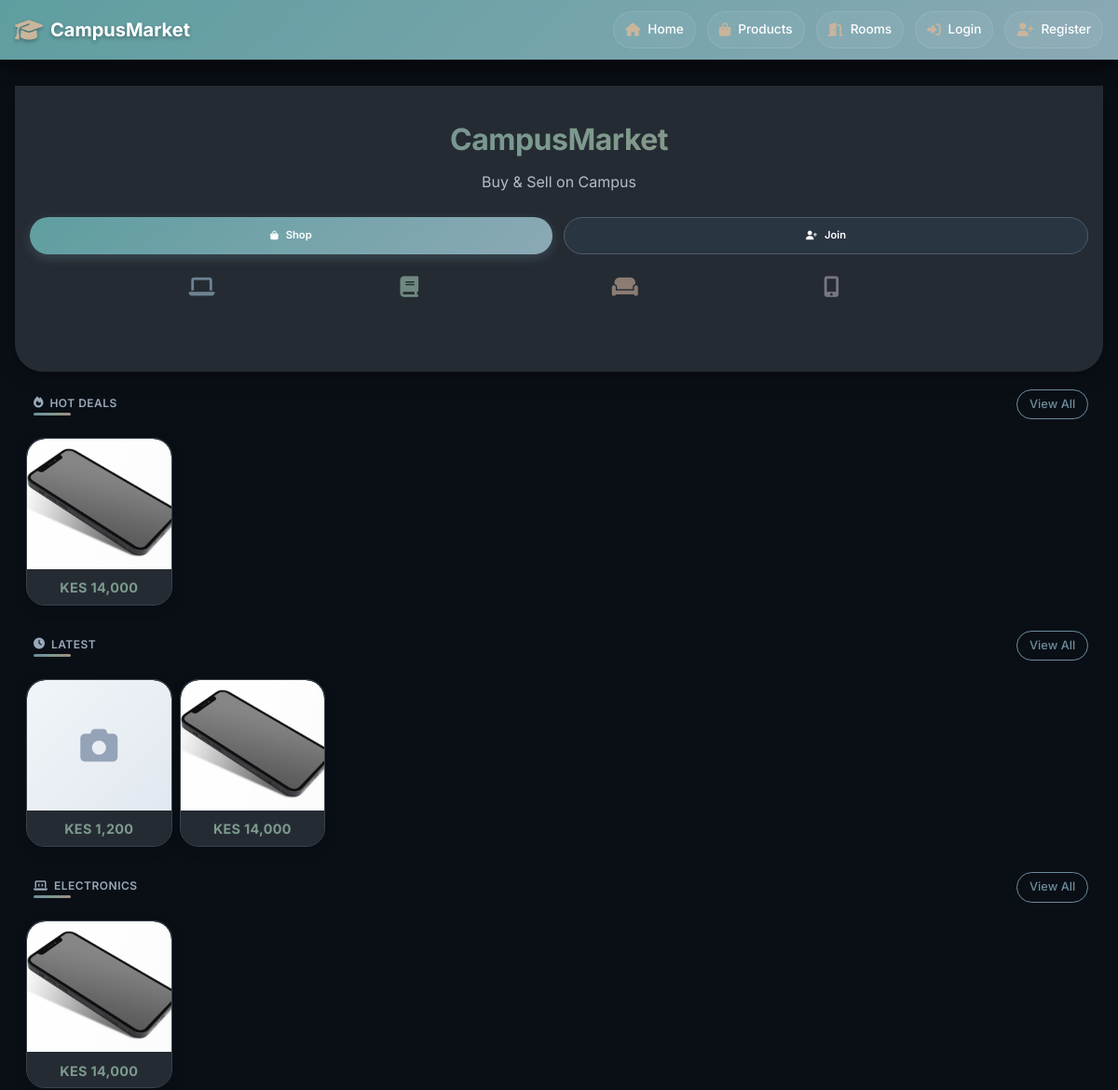
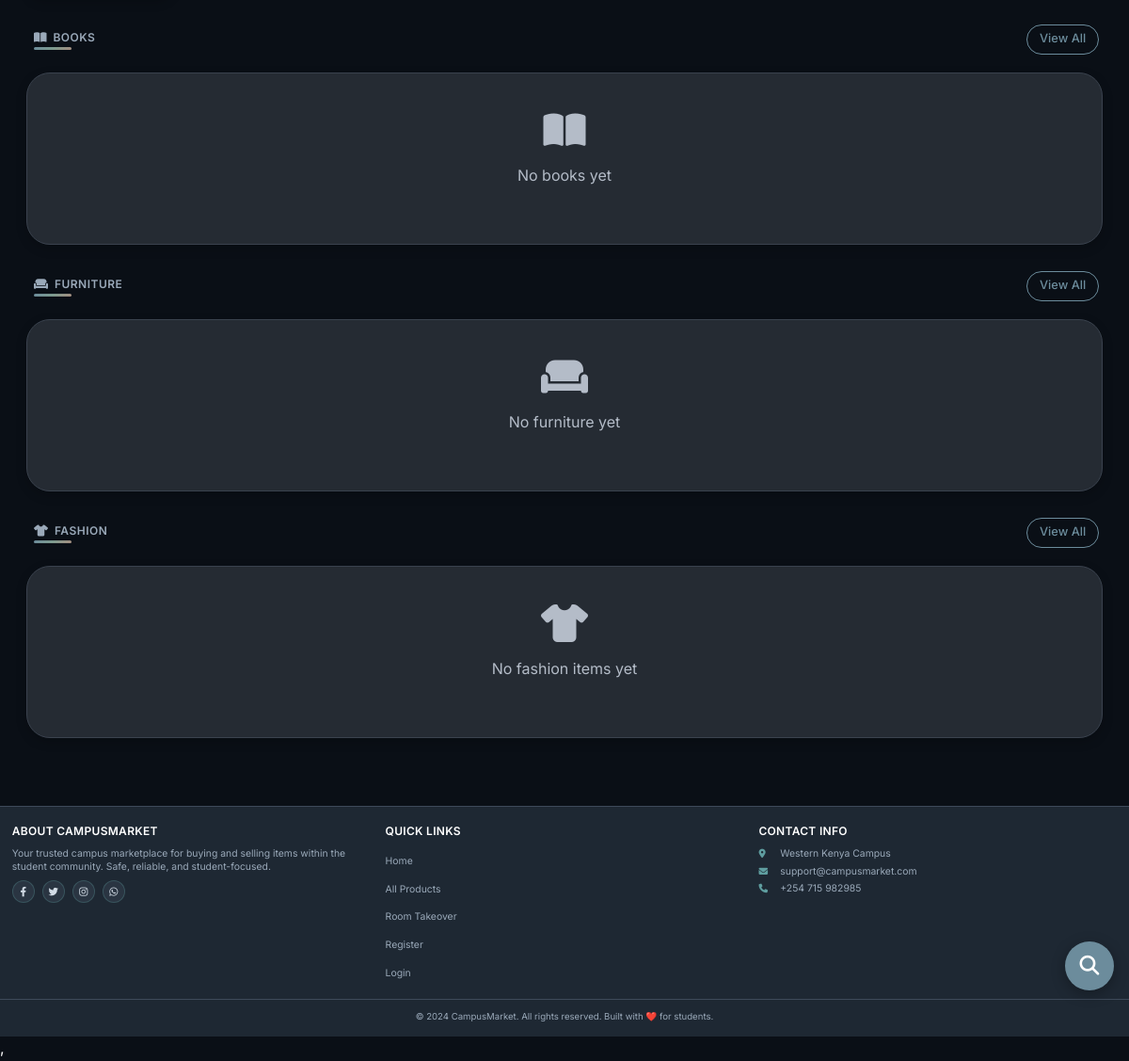
Before: / with the older database file (2 pictures, top to bottom).
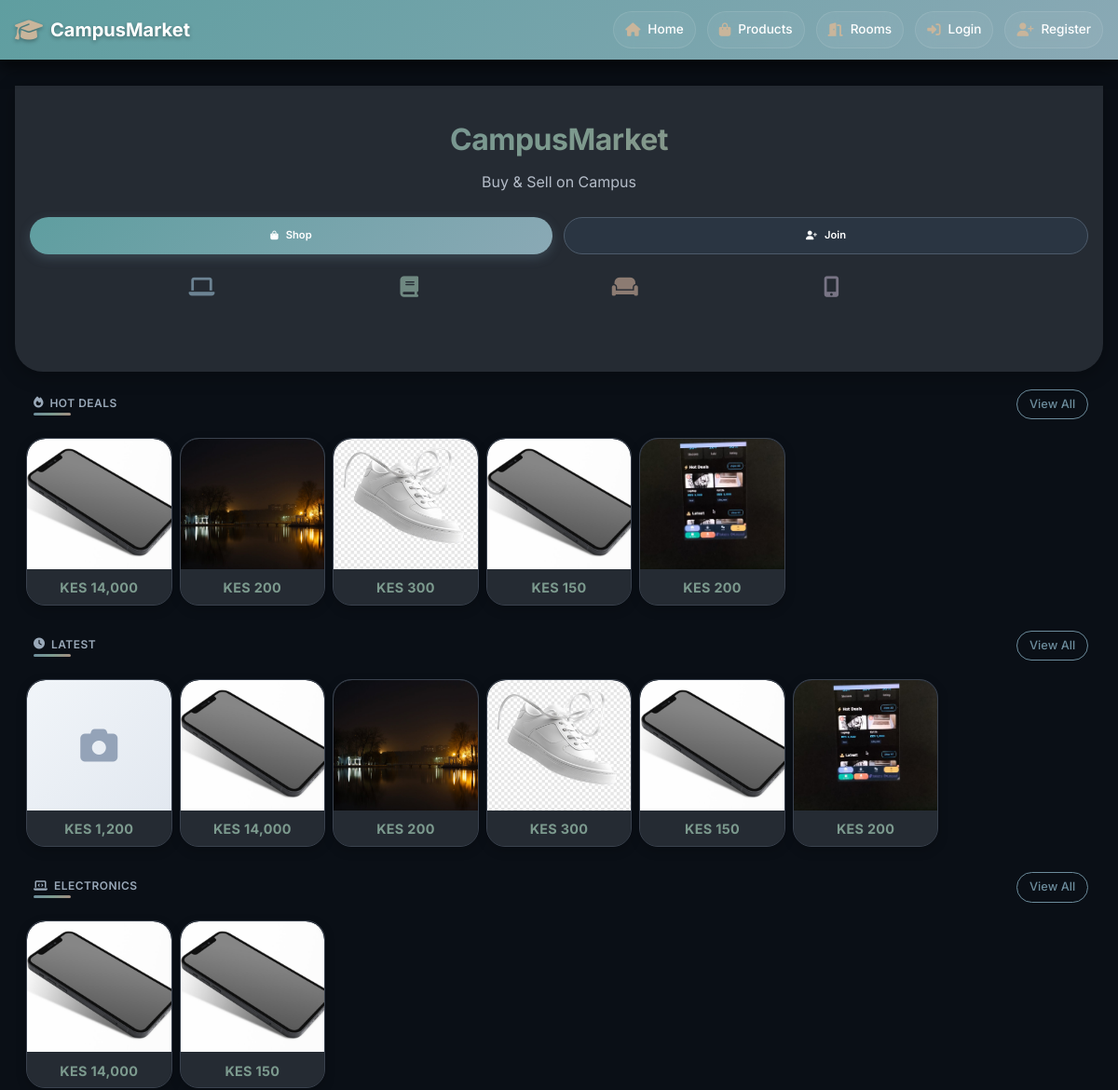
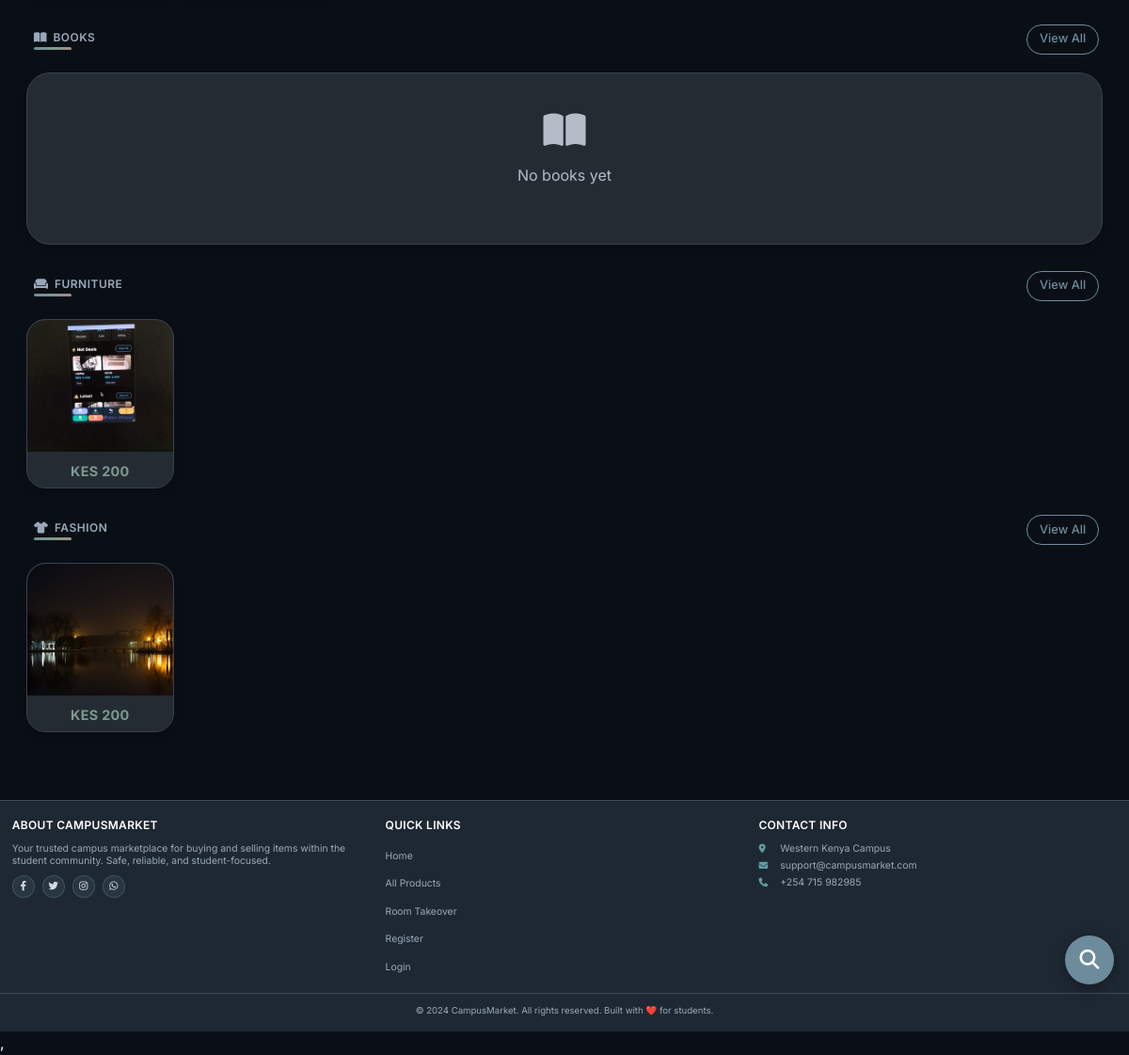
After: the same page with the newer database file (2 pictures, top to bottom).
### app/models.py (models this page shows, shortened)
class Product(db.Model):
    __tablename__ = 'products'
    id = db.Column(db.Integer, primary_key=True)
    title = db.Column(db.String(100), nullable=False)
    description = db.Column(db.Text)
    price = db.Column(db.Float, nullable=False)
    condition = db.Column(db.String(20))
    contact_info = db.Column(db.Text)
    is_fast_moving = db.Column(db.Boolean, default=False)
    is_active = db.Column(db.Boolean, default=True)
    is_sold = db.Column(db.Boolean, default=False)
    Token = db.Column(db.Float, nullable=False)
    category_id = db.Column(db.Integer, db.ForeignKey('categories.id'), nullable=False)
    seller_id = db.Column(db.Integer, db.ForeignKey('users.id'), nullable=False)
    image_group_id = db.Column(db.Integer, db.ForeignKey('product_image_groups.id'), nullable=True)
    created_at = db.Column(db.DateTime, default=datetime.utcnow)
    updated_at = db.Column(db.DateTime, default=datetime.utcnow, onupdate=datetime.utcnow)
    hostel_name = db.Column(db.String(100), nullable=False, default='')
    location = db.Column(db.String(100), nullable=False, default='')
    leave_date = db.Column(db.DateTime, nullable=False, default=datetime.utcnow)
    room_type = db.Column(db.String(20), default='single')
    deposit = db.Column(db.Float, default=0)
    commission_percentage = db.Column(db.Float, default=0)
    is_commission_listing = db.Column(db.Boolean, default=False)
    status = db.Column(db.String(20), default='available')
    agreement_user_id = db.Column(db.Integer, db.ForeignKey('users.id'), nullable=True)
    agreement_expires_at = db.Column(db.DateTime, nullable=True)
    booked_at = db.Column(db.DateTime, nullable=True)
    total_unlocks = db.Column(db.Integer, default=0)
    last_interest_update = db.Column(db.DateTime, default=datetime.utcnow)
    payments = db.relationship('Payment', back_populates='product', lazy=True, cascade="all, delete-orphan")
    chats = db.relationship('Chat', back_populates='product', lazy=True, cascade='all, delete-orphan')
    offers = db.relationship('Offer', back_populates='product', lazy=True, cascade='all, delete-orphan')
    unlocks = db.relationship(
    'ProductUnlock',
    back_populates='product',
    cascade='all, delete-orphan'
)
    notifications = db.relationship(
    'Notification',
    back_populates='product',
    cascade='all, delete-orphan'
)
    agreement_user = db.relationship('User', foreign_keys=[agreement_user_id])
    category = db.relationship('Category', back_populates='products')
    seller = db.relationship('User', foreign_keys=[seller_id], back_populates='products')
    image_group = db.relationship('ProductImageGroup', back_populates='product')
    @property
    def image(self):
        if self.image_group and self.image_group.images:
            return self.image_group.images[0].filename
        return None

class ProductImage(db.Model):
    __tablename__ = 'product_images'
    id = db.Column(db.Integer, primary_key=True)
    filename = db.Column(db.String(255), nullable=False)
    filepath = db.Column(db.String(500), nullable=False)
    uploaded_at = db.Column(db.DateTime, default=datetime.utcnow)
    group_id = db.Column(db.Integer, db.ForeignKey('product_image_groups.id'))
    group = db.relationship('ProductImageGroup', back_populates='images')

### app/main/routes.py (the view)
@main_bp.route('/')
def index():
    all_products = Product.query.filter(
        Product.is_active == True,
        Product.is_sold == False,
        Product.hostel_name == ""  # Regular products only
    ).limit(12).all()
    fast_moving = Product.query.filter(
        Product.is_fast_moving == True,
        Product.is_sold == False,
        Product.hostel_name == ""  # Regular products only
    ).all()
    categories = Category.query.all()
    products_by_category = {}
    for category in categories:
        products_by_category[category.id] = Product.query.filter(
            Product.category_id == category.id,
            Product.is_active == True,
            Product.is_sold == False,
            Product.hostel_name == ""
        ).limit(8).all()
    return render_template("main/index.html",
                         all_products=all_products,
                         fast_moving=fast_moving,
                         categories=categories,
                         products_by_category=products_by_category)

### app/templates/main/index.html (shortened to what this page needs)
{% extends "base.html" %}
{% block content %}
<section class="hero">
    <div class="hero-content">
        <h1 class="hero-title">CampusMarket</h1>
        <p class="hero-subtitle">Buy & Sell on Campus</p>
        <div class="hero-buttons">
            <a href="{{ url_for('products.all_products') }}" class="btn btn-primary">
                <i class="fas fa-shopping-bag"></i>Shop
            </a>
            {% if current_user.is_authenticated %}
                <a href="{{ url_for('products.create_product') }}" class="btn btn-secondary">
                    <i class="fas fa-plus"></i>Sell
                </a>
            {% else %}
                <a href="{{ url_for('auth.register') }}" class="btn btn-secondary">
                    <i class="fas fa-user-plus"></i>Join
                </a>
            {% endif %}
        </div>
    </div>
    <div class="hero-animation">
        <div class="floating-icons">
            <i class="fas fa-laptop"></i>
            <i class="fas fa-book"></i>
            <i class="fas fa-couch"></i>
            <i class="fas fa-mobile-alt"></i>
        </div>
    </div>
</section>
<div class="search-fab">
    <button class="search-fab-btn" id="searchFabBtn">
        <i class="fas fa-search"></i>
    </button>
</div>
<section id="hotdeals" class="compact-section">
    <div class="section-header">
        <h2 class="section-title">
            <i class="fas fa-fire"></i> Hot Deals
        </h2>
        <a href="{{ url_for('products.all_products') }}" class="view-all">View All</a>
    </div>
    {% if fast_moving %}
        <div class="compact-grid">
            {% for product in fast_moving %}
                <div class="compact-card" onclick="window.location='{{ url_for('products.view_product', product_id=product.id) }}'">
                    <div class="card-image">
                        {% if product.image %}
                            <img src="{{ url_for('static', filename='uploads/product_images/' + product.image) }}"
                                 alt="{{ product.title }}"
                                 loading="lazy"
                                 onerror="this.style.display='none'; this.nextElementSibling.style.display='flex';">
                        {% else %}
                            <div class="image-placeholder">
                                <i class="fas fa-camera"></i>
                            </div>
                        {% endif %}
                    </div>
                    <div class="card-content">
                        <p class="card-price">KES {{ "{:,.0f}".format(product.price) }}</p>
                    </div>
                </div>
            {% endfor %}
        </div>
    {% endif %}
</section>
<section id="latest" class="compact-section">
    <div class="section-header">
        <h2 class="section-title">
            <i class="fas fa-clock"></i> Latest
        </h2>
        <a href="{{ url_for('products.all_products') }}" class="view-all">View All</a>
    </div>
    {% if all_products %}
        <div class="compact-grid">
            {% for product in all_products %}
                <div class="compact-card" onclick="window.location='{{ url_for('products.view_product', product_id=product.id) }}'">
                    <div class="card-image">
                        {% if product.image %}
                            <img src="{{ url_for('static', filename='uploads/product_images/' + product.image) }}"
                                 alt="{{ product.title }}"
                                 loading="lazy"
                                 onerror="this.style.display='none'; this.nextElementSibling.style.display='flex';">
                            <div class="image-placeholder" style="display: none;">
                                <i class="fas fa-camera"></i>
                            </div>
                        {% else %}
                            <div class="image-placeholder">
                                <i class="fas fa-camera"></i>
                            </div>
                        {% endif %}
                    </div>
                    <div class="card-content">
                        <p class="card-price">KES {{ "{:,.0f}".format(product.price) }}</p>
                    </div>
                </div>
            {% endfor %}
        </div>
    {% endif %}
</section>
<section id="electronics" class="compact-section">
    <div class="section-header">
        <h2 class="section-title">
            <i class="fas fa-laptop-code"></i> Electronics
        </h2>
        <a href="{{ url_for('products.all_products') }}?category=electronics" class="view-all">View All</a>
    </div>
    {% set electronics_category = categories|selectattr("name", "equalto", "Electronics")|first %}
    {% set electronics_products = products_by_category.get(electronics_category.id, []) if electronics_category else [] %}
    {% if electronics_products %}
        <div class="compact-grid">
            {% for product in electronics_products[:8] %}
                <div class="compact-card" onclick="window.location='{{ url_for('products.view_product', product_id=product.id) }}'">
                    <div class="card-image">
                        {% if product.image %}
                            <img src="{{ url_for('static', filename='uploads/product_images/' + product.image) }}"
                                 alt="{{ product.title }}"
                                 loading="lazy"
                                 onerror="this.style.display='none'; this.nextElementSibling.style.display='flex';">
                        {% else %}
                            <div class="image-placeholder">
                                <i class="fas fa-camera"></i>
                            </div>
                        {% endif %}
                    </div>
                    <div class="card-content">
                        <p class="card-price">KES {{ "{:,.0f}".format(product.price) }}</p>
                    </div>
                </div>
            {% endfor %}
        </div>
    {% else %}
        <div class="empty-compact">
            <i class="fas fa-laptop-code"></i>
            <p>No electronics yet</p>
        </div>
    {% endif %}
</section>
<section id="books" class="compact-section">
    <div class="section-header">
        <h2 class="section-title">
            <i class="fas fa-book-open"></i> Books
        </h2>
        <a href="{{ url_for('products.all_products') }}?category=books" class="view-all">View All</a>
    </div>
    {% set books_category = categories|selectattr("name", "equalto", "Books")|first %}
    {% set books_products = products_by_category.get(books_category.id, []) if books_category else [] %}
    {% if books_products %}
        <div class="compact-grid">
            {% for product in books_products[:8] %}
                <div class="compact-card" onclick="window.location='{{ url_for('products.view_product', product_id=product.id) }}'">
                    <div class="card-image">
                        {% if product.image %}
                            <img src="{{ url_for('static', filename='uploads/product_images/' + product.image) }}"
                                 alt="{{ product.title }}"
                                 loading="lazy"
                                 onerror="this.style.display='none'; this.nextElementSibling.style.display='flex';">
                            <div class="image-placeholder" style="display: none;">
                                <i class="fas fa-camera"></i>
                            </div>
                        {% else %}
                            <div class="image-placeholder">
                                <i class="fas fa-camera"></i>
                            </div>
                        {% endif %}
                    </div>
                    <div class="card-content">
                        <p class="card-price">KES {{ "{:,.0f}".format(product.price) }}</p>
                    </div>
                </div>
            {% endfor %}
        </div>
    {% else %}
        <div class="empty-compact">
            <i class="fas fa-book-open"></i>
            <p>No books yet</p>
        </div>
    {% endif %}
</section>
<section id="furniture" class="compact-section">
    <div class="section-header">
        <h2 class="section-title">
            <i class="fas fa-couch"></i> Furniture
        </h2>
        <a href="{{ url_for('products.all_products') }}?category=furniture" class="view-all">View All</a>
    </div>
    {% set furniture_category = categories|selectattr("name", "equalto", "Furniture")|first %}
    {% set furniture_products = products_by_category.get(furniture_category.id, []) if furniture_category else [] %}
    {% if furniture_products %}
        <div class="compact-grid">
            {% for product in furniture_products[:8] %}
                <div class="compact-card" onclick="window.location='{{ url_for('products.view_product', product_id=product.id) }}'">
                    <div class="card-image">
                        {% if product.image %}
                            <img src="{{ url_for('static', filename='uploads/product_images/' + product.image) }}"
                                 alt="{{ product.title }}"
                                 loading="lazy"
                                 onerror="this.style.display='none'; this.nextElementSibling.style.display='flex';">
                        {% else %}
                            <div class="image-placeholder">
                                <i class="fas fa-camera"></i>
                            </div>
                        {% endif %}
                    </div>
                    <div class="card-content">
                        <p class="card-price">KES {{ "{:,.0f}".format(product.price) }}</p>
                    </div>
                </div>
            {% endfor %}
        </div>
    {% else %}
        <div class="empty-compact">
            <i class="fas fa-couch"></i>
            <p>No furniture yet</p>
        </div>
    {% endif %}
</section>
<section id="fashion" class="compact-section">
    <div class="section-header">
        <h2 class="section-title">
            <i class="fas fa-tshirt"></i> Fashion
        </h2>
        <a href="{{ url_for('products.all_products') }}?category=fashion" class="view-all">View All</a>
    </div>
    {% set fashion_category = categories|selectattr("name", "equalto", "Fashion")|first %}
    {% set fashion_products = products_by_category.get(fashion_category.id, []) if fashion_category else [] %}
    {% if fashion_products %}
        <div class="compact-grid">
            {% for product in fashion_products[:8] %}
                <div class="compact-card" onclick="window.location='{{ url_for('products.view_product', product_id=product.id) }}'">
                    <div class="card-image">
                        {% if product.image %}
                            <img src="{{ url_for('static', filename='uploads/product_images/' + product.image) }}"
                                 alt="{{ product.title }}"
                                 loading="lazy"
                                 onerror="this.style.display='none'; this.nextElementSibling.style.display='flex';">
                        {% else %}
                            <div class="image-placeholder">
                                <i class="fas fa-camera"></i>
                            </div>
                        {% endif %}
                    </div>
                    <div class="card-content">
                        <p class="card-price">KES {{ "{:,.0f}".format(product.price) }}</p>
                    </div>
                </div>
            {% endfor %}
        </div>
    {% else %}
        <div class="empty-compact">
            <i class="fas fa-tshirt"></i>
            <p>No fashion items yet</p>
        </div>
    {% endif %}
</section>
{% endblock %}

Changed rows visible on the page:
added Product: filename (picture), price "200"
added Product: filename (picture), price "300"
added Product: filename (picture), price "150"
added Product: filename (picture), price "200"
Other visible differences:
text no longer shown: "No furniture yet No fashion items yet"
